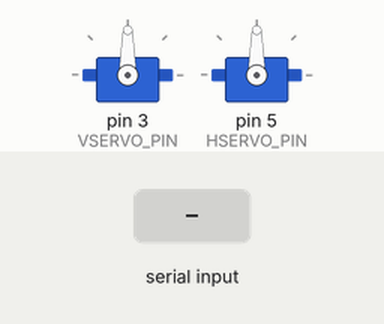
Simulated run of this sketch. Board: Arduino Uno, built with avr-gcc and run on an emulated ATmega328P. On the bench: 2 × servo. The inputs (shaded band) are chosen by the test bench.

Above: at 1.2 s.
1.3 s: byte 30 received over Serial
At 2.3 s:
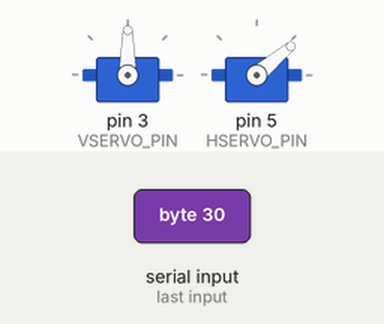
3.5 s: byte 90 received over Serial
At 5.0 s:
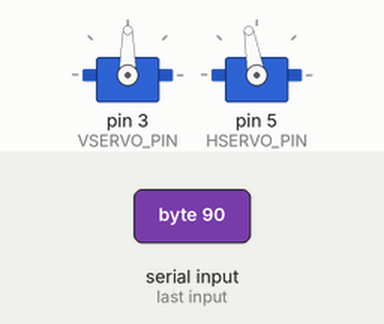
5.5 s: byte 120 received over Serial
At 6.6 s:
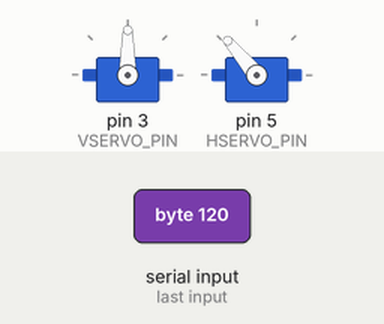
Timing chart, 0 to 8.5 s (numbered marks = the images above; inputs shaded):
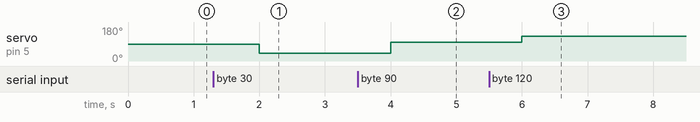

The sketch:

helloPI.ino
```cpp
#include <Servo.h>

// pins
#define VSERVO_PIN 3
#define HSERVO_PIN 5

//hservo working range 10-160
//vservo working range 40-120
#define HSERVO_MIN 10
#define HSERVO_MAX 160
#define VSERVO_MIN 40
#define VSERVO_MAX 120

// Map horizontal servo control signal to 0-149 ASCII
// and vertical servo control signal to 150-230
#define U_H_MAX 149.0
#define U_V_MAX 80.0 //230.0-150

#define uToHPos(u) (HSERVO_MAX-HSERVO_MIN)/U_H_MAX*u + HSERVO_MIN
#define uToVPos(u) (VSERVO_MAX-VSERVO_MIN)/U_V_MAX*u + VSERVO_MIN

Servo vServo;
Servo hServo;
void setup() {
  vServo.attach(VSERVO_PIN);
  hServo.attach(HSERVO_PIN);
  Serial.begin(9600);
}

void loop() {
  Serial.begin(9600);
  if (Serial.available()){
    int u = Serial.read();
    int pos = 90; // default
    if (u > 149) { //control signal is for vertical servo
      u = u-149;
      pos = uToVPos(u);
      pos = pos > VSERVO_MAX ? VSERVO_MAX : pos;
      pos = pos < VSERVO_MIN ? VSERVO_MIN : pos;
      vServo.write(pos);
    } else { // control signal is for horizontal servo
      pos = uToHPos(u);
      pos = pos > HSERVO_MAX ? HSERVO_MAX : pos;
      pos = pos < HSERVO_MIN ? HSERVO_MIN : pos;
      hServo.write(pos);
    }

  }
  delay(1000);

}
```

Measured:
- after the input at 1.3 s, servo on pin 5 (HSERVO_PIN): 90° → 40° after 0.70 s
- after the input at 3.5 s, servo on pin 5 (HSERVO_PIN): 40° → 100° after 0.50 s
- after the input at 5.5 s, servo on pin 5 (HSERVO_PIN): 100° → 130° after 0.50 s
